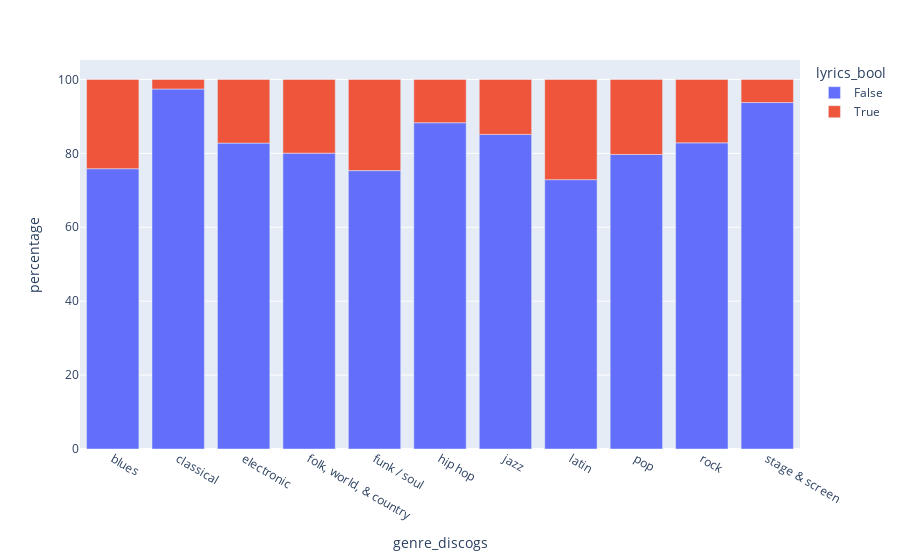

The notebook cell saved with this chart:
### Code cell
# Count the number of songs with lyrics per genre
lyrics_per_genre = f_stats.groupby("genre_discogs")['lyrics_bool'].value_counts().reset_index(name="count")

# Express the count as a percentage of the total number of songs per genre
lyrics_per_genre["percentage"] = lyrics_per_genre.groupby("genre_discogs")["count"].apply(lambda x: x * 100 / x.sum())

# Plot the number of songs with lyrics per genre
fig = px.bar(lyrics_per_genre, x="genre_discogs", y="percentage", color='lyrics_bool')
fig.show()

### Figure 1 — Plotly figure (JSON) as saved in the notebook; plotly's stock layout.template omitted (floating-point values rounded to 4 significant figures)
{"data": [{"alignmentgroup": "True", "hovertemplate": "lyrics_bool=False<br>genre_discogs=%{x}<br>percentage=%{y}<extra></extra>", "legendgroup": "False", "marker": {"color": "#636efa", "pattern": {"shape": ""}}, "name": "False", "offsetgroup": "False", "orientation": "v", "showlegend": true, "textposition": "auto", "type": "bar", "x": ["blues", "classical", "electronic", "folk, world, & country", "funk / soul", "hip hop", "jazz", "latin", "pop", "rock", "stage & screen"], "xaxis": "x", "y": [75.85, 97.41, 82.77, 80.06, 75.33, 88.29, 85.13, 72.88, 79.71, 82.84, 93.75], "yaxis": "y"}, {"alignmentgroup": "True", "hovertemplate": "lyrics_bool=True<br>genre_discogs=%{x}<br>percentage=%{y}<extra></extra>", "legendgroup": "True", "marker": {"color": "#EF553B", "pattern": {"shape": ""}}, "name": "True", "offsetgroup": "True", "orientation": "v", "showlegend": true, "textposition": "auto", "type": "bar", "x": ["blues", "classical", "electronic", "folk, world, & country", "funk / soul", "hip hop", "jazz", "latin", "pop", "rock", "stage & screen"], "xaxis": "x", "y": [24.15, 2.59, 17.23, 19.94, 24.67, 11.71, 14.87, 27.12, 20.29, 17.16, 6.25], "yaxis": "y"}], "layout": {"barmode": "relative", "legend": {"title": {"text": "lyrics_bool"}, "tracegroupgap": 0}, "margin": {"t": 60}, "xaxis": {"anchor": "y", "domain": [0, 1], "title": {"text": "genre_discogs"}}, "yaxis": {"anchor": "x", "domain": [0, 1], "title": {"text": "percentage"}}}}
